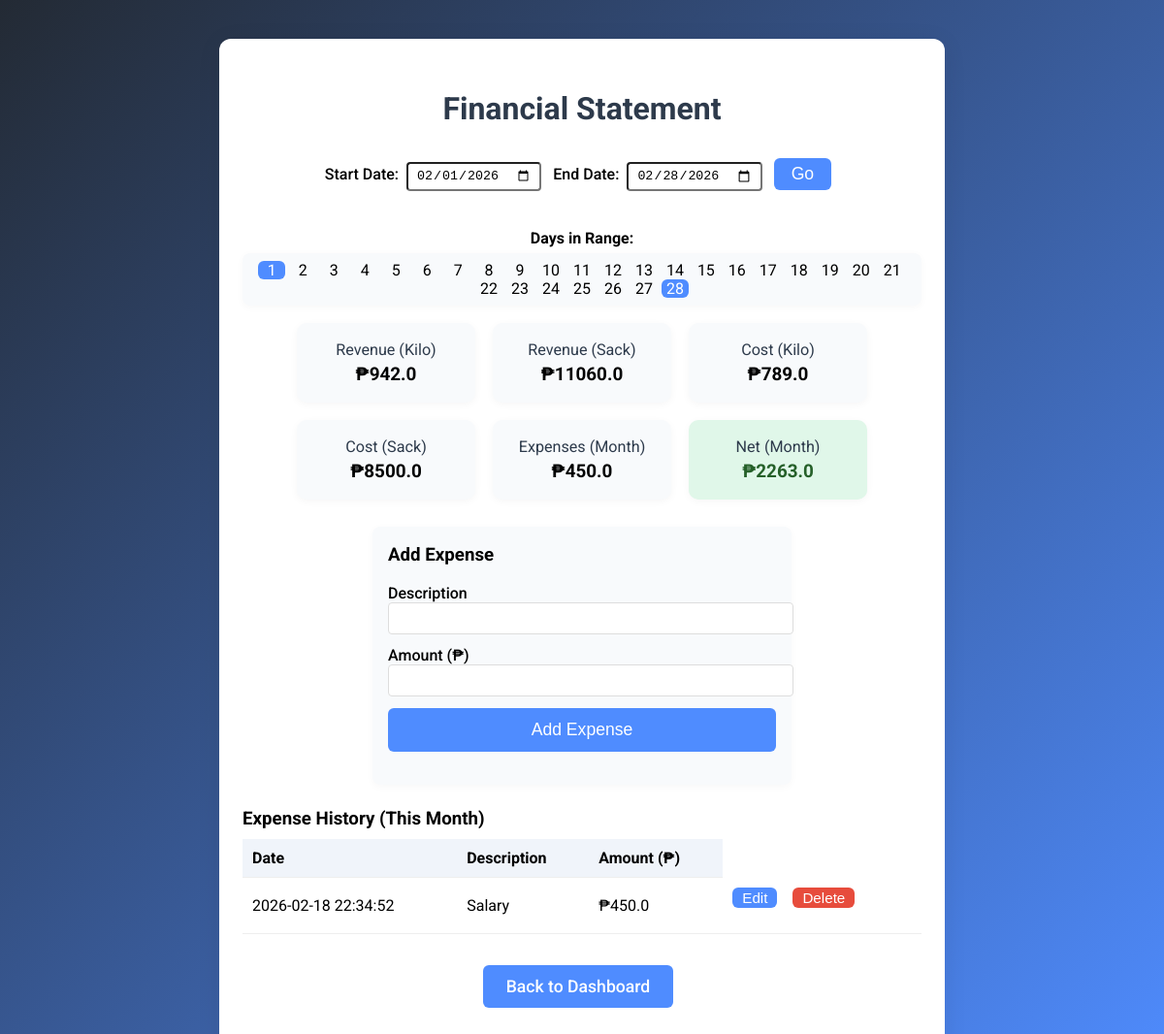
The page /financial on the database as committed earlier.
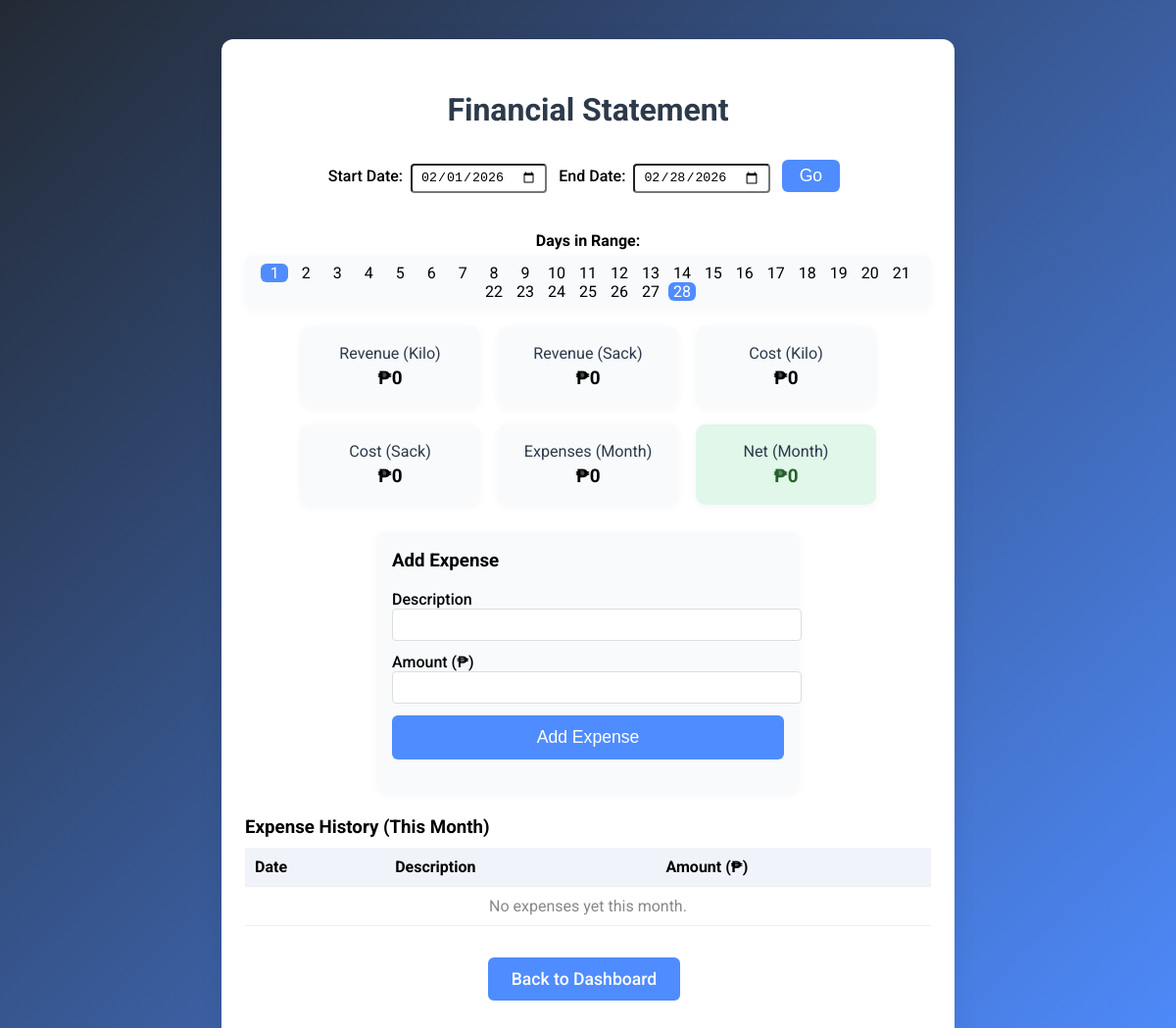
The same page on the database as committed later.
### tables this page shows
CREATE TABLE expenses (
            id INTEGER PRIMARY KEY AUTOINCREMENT,
            description TEXT NOT NULL,
            amount REAL NOT NULL,
            date TEXT NOT NULL
        );

### app.py (the view, shortened to what this page needs)
@app.route('/financial', methods=['GET', 'POST'])
def financial():
    import calendar
    now = datetime.now()
    start_date = request.args.get('start_date')
    end_date = request.args.get('end_date')
    if not start_date or not end_date:
        start_date = now.replace(day=1).strftime('%Y-%m-%d')
        last_day = calendar.monthrange(now.year, now.month)[1]
        end_date = now.replace(day=last_day).strftime('%Y-%m-%d')
    start_dt = datetime.strptime(start_date, '%Y-%m-%d')
    end_dt = datetime.strptime(end_date, '%Y-%m-%d')
    start_str = start_dt.strftime('%Y-%m-%d 00:00:00')
    end_str = end_dt.strftime('%Y-%m-%d 23:59:59')
    sales = query_db('SELECT total, quantity, cost_price, sale_type, unit_price, sack_size, sack_price, sack_cost FROM sales WHERE date >= ? AND date <= ?', (start_str, end_str))
    kilo_sales = [s for s in sales if s['sale_type'] and s['sale_type'].lower() in ['kilo', 'per kilo']]
    sack_sales = [s for s in sales if s['sale_type'] and s['sale_type'].lower() in ['sack', 'per sack']]
    revenue_kilo = sum([s['total'] for s in kilo_sales]) if kilo_sales else 0
    revenue_sack = sum([s['total'] for s in sack_sales]) if sack_sales else 0
    cost_kilo = sum([s['quantity'] * s['cost_price'] for s in kilo_sales if s['cost_price'] is not None]) if kilo_sales else 0
    cost_sack = sum([(s['quantity'] / s['sack_size']) * s['sack_cost'] for s in sack_sales if s['sack_cost'] is not None and s['sack_size']]) if sack_sales else 0
    revenue = revenue_kilo + revenue_sack
    cost = cost_kilo + cost_sack
    expenses = query_db('SELECT * FROM expenses WHERE date >= ? AND date <= ? ORDER BY date DESC', (start_str, end_str))
    total_expenses = sum([e['amount'] for e in expenses]) if expenses else 0
    net = revenue - cost - total_expenses
    days = []
    d = start_dt
    while d <= end_dt:
        days.append(d)
        d += timedelta(days=1)
    return render_template('financial.html', expenses=expenses, revenue=revenue, cost=cost, total_expenses=total_expenses, net=net, start_date=start_date, end_date=end_date, month_days=days, revenue_kilo=revenue_kilo, revenue_sack=revenue_sack, cost_kilo=cost_kilo, cost_sack=cost_sack)

### database/db.py (called while the page is built)
def get_db():
    db = getattr(g, '_database', None)
    if db is None:
        db = g._database = sqlite3.connect(DATABASE)
        db.row_factory = sqlite3.Row
    return db

def query_db(query, args=(), one=False):
    cur = get_db().execute(query, args)
    rv = cur.fetchall()
    cur.close()
    return (rv[0] if rv else None) if one else rv

### templates/financial.html (shortened to what the changed rows need)
<!DOCTYPE html>
<html lang="en">
<head>
</head>
<body>
    <div class="container">
        <h1>Financial Statement</h1>
        <div style="text-align:center;margin-bottom:18px;">
            <div style="display:inline-block;background:#f8fafc;padding:8px 16px;border-radius:8px;box-shadow:0 2px 8px rgba(0,0,0,0.03);margin-top:6px;">
                {% for d in month_days %}
                    {% set highlight = (d.strftime('%Y-%m-%d') == start_date or d.strftime('%Y-%m-%d') == end_date) %}
                    <span class="calendar-day{% if highlight %} highlight{% endif %}">{{ d.day }}</span>
                {% endfor %}
            </div>
        </div>
        <div class="summary">
            <div class="summary-card">
                <div class="label">Revenue (Kilo)</div>
                <div class="value">₱{{ revenue_kilo|round(2) }}</div>
            </div>
            <div class="summary-card">
                <div class="label">Revenue (Sack)</div>
                <div class="value">₱{{ revenue_sack|round(2) }}</div>
            </div>
            <div class="summary-card">
                <div class="label">Cost (Kilo)</div>
                <div class="value">₱{{ cost_kilo|round(2) }}</div>
            </div>
            <div class="summary-card">
                <div class="label">Cost (Sack)</div>
                <div class="value">₱{{ cost_sack|round(2) }}</div>
            </div>
            <div class="summary-card">
                <div class="label">Expenses (Month)</div>
                <div class="value">₱{{ total_expenses|round(2) }}</div>
            </div>
            <div class="summary-card net">
                <div class="label">Net (Month)</div>
                <div class="value">₱{{ net|round(2) }}</div>
            </div>
        </div>
        <div class="expenses-list">
            <table>
                <thead>
                    <tr>
                        <th>Date</th>
                        <th>Description</th>
                        <th>Amount (₱)</th>
                    </tr>
                </thead>
                <tbody>
                    {% for e in expenses %}
                    <tr>
                        <td>{{ e['date'] }}</td>
                        <td>{{ e['description'] }}</td>
                        <td>₱{{ e['amount']|round(2) }}</td>
                        <td>
                            <form method="post" action="/expenses/edit/{{ e['id'] }}" style="display:inline;">
                                <button type="submit" class="menu-btn" style="padding:2px 10px;font-size:0.95rem;">Edit</button>
                            </form>
                            <form method="post" action="/expenses/delete/{{ e['id'] }}" style="display:inline;margin-left:4px;" onsubmit="return confirm('Are you sure you want to delete this expense?');">
                                <button type="submit" class="menu-btn" style="background:#e74c3c;padding:2px 10px;font-size:0.95rem;">Delete</button>
                            </form>
                        </td>
                    </tr>
                    {% else %}
                    <tr><td colspan="3" style="text-align:center;color:#888;">No expenses yet this month.</td></tr>
                    {% endfor %}
                </tbody>
            </table>
        </div>
    </div>
</body>
</html>

Rows that differ between the two databases and show on the page:
removed expenses: date "2026-02-18 22:34:52", description "Salary", amount "450.0"
Other text that changed with them:
{{ revenue_kilo|round(2) }}: "942.0" → "0"
{{ revenue_sack|round(2) }}: "11060.0" → "0"
{{ cost_kilo|round(2) }}: "789.0" → "0"
{{ cost_sack|round(2) }}: "8500.0" → "0"
{{ total_expenses|round(2) }}: "450.0" → "0"
{{ net|round(2) }}: "2263.0" → "0"
text now shown: "No expenses yet this month."
